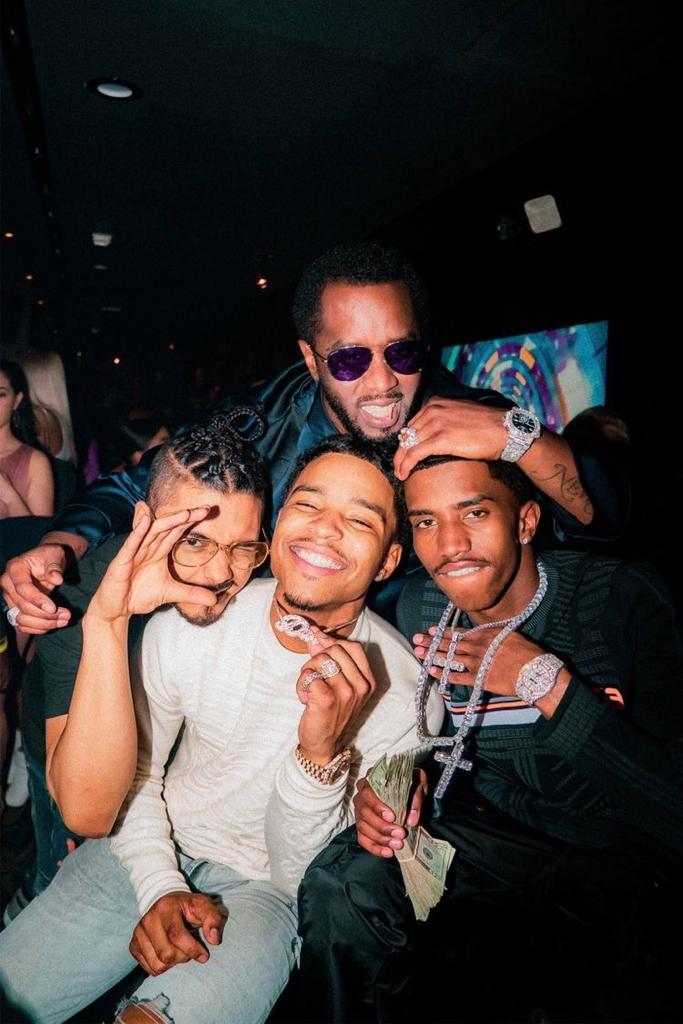
#> input picture IMG 4.jpeg, 683 x 1024 px
$ python DetectFace.py
#> lines starting #> are read from the running program, lines starting #| are printed output that depends on the picture; after the words box and inside, x2 and y2 are one past the last pixel; in counts of white or black regions, pixels touching at a corner belong together
import cv2

# Load the image
img = cv2.imread('IMG 4.jpeg')
#> img is the input picture: shape (1024, 683, 3); mean B, G, R 54.8, 57.3, 66.9

# Convert the image to grayscale
gray = cv2.cvtColor(img, cv2.COLOR_RGB2GRAY)
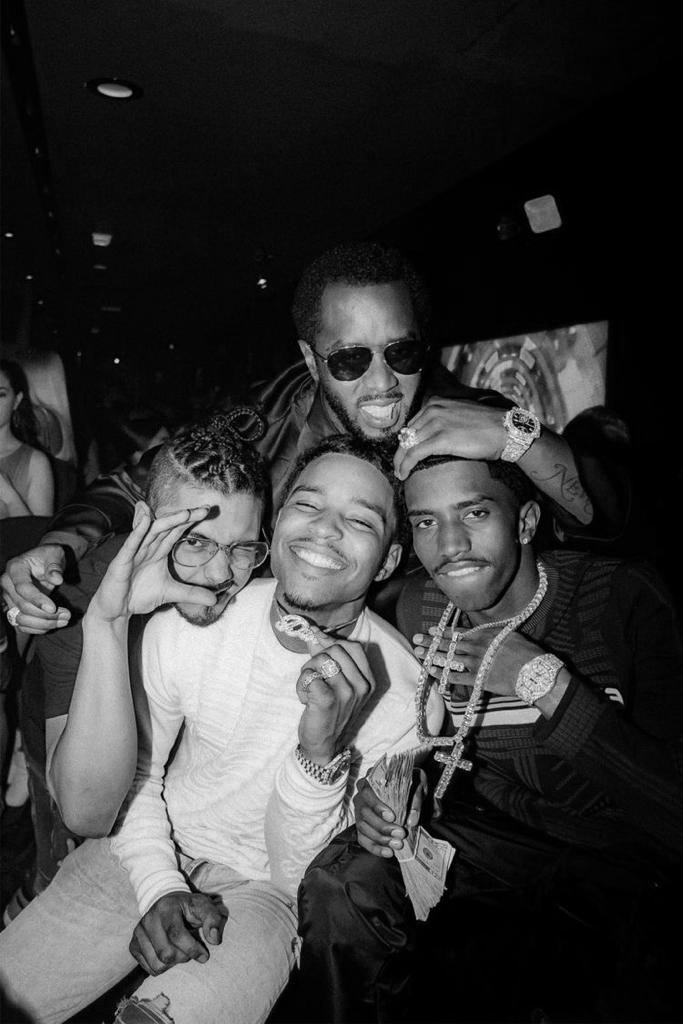
#> gray: shape (1024, 683); min 0, max 253, mean 57.7

# Load the face detection classifier
face_cascade = cv2.CascadeClassifier('haarcascade_frontalface_default.xml')

# Detect faces in the image
faces = face_cascade.detectMultiScale(gray, scaleFactor=1.1, minNeighbors=5)
#> faces = [[194, 916, 27, 27], [394, 471, 119, 119], [172, 513, 96, 96], [313, 308, 129, 129], [265, 461, 140, 140]]

# Draw a rectangle around each detected face
for (x, y, w, h) in faces:
    cv2.rectangle(img, (x, y), (x+w, y+h), (0, 255, 0), 2)
#> this loop made 5 passes
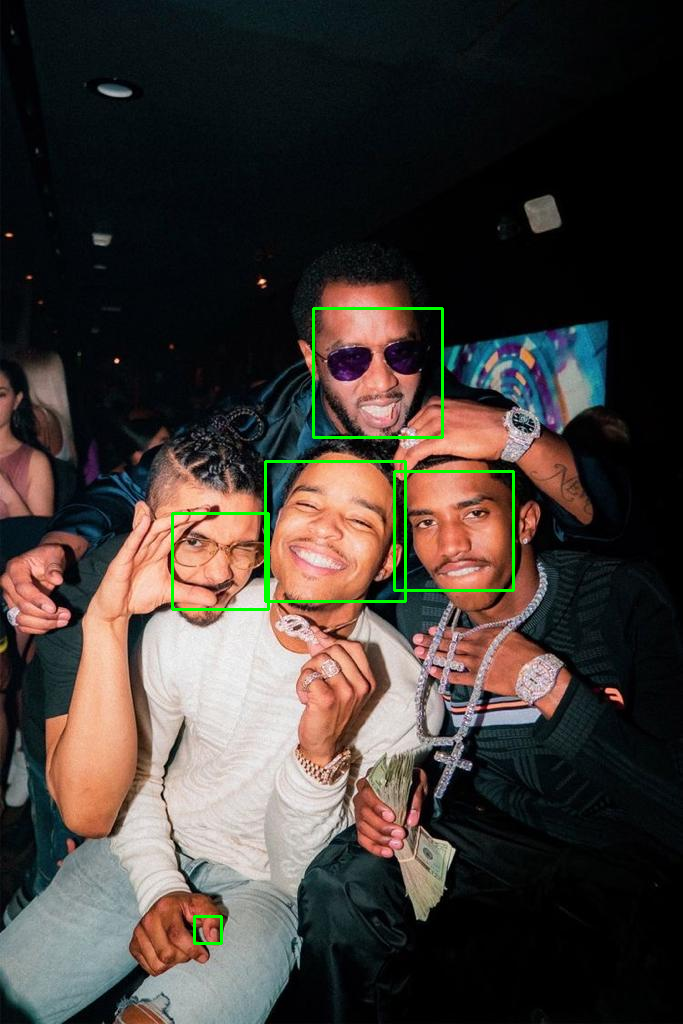
#> img: shape (1024, 683, 3); 0.87% of pixels changed, all inside (x1, y1, x2, y2) = (171, 307, 515, 945)

# Display the output image
cv2.imshow('IMG 4.jpeg', img)
cv2.waitKey(0)
cv2.destroyAllWindows()

$ run again, with IMG 1.jpeg copied over IMG 4.jpeg
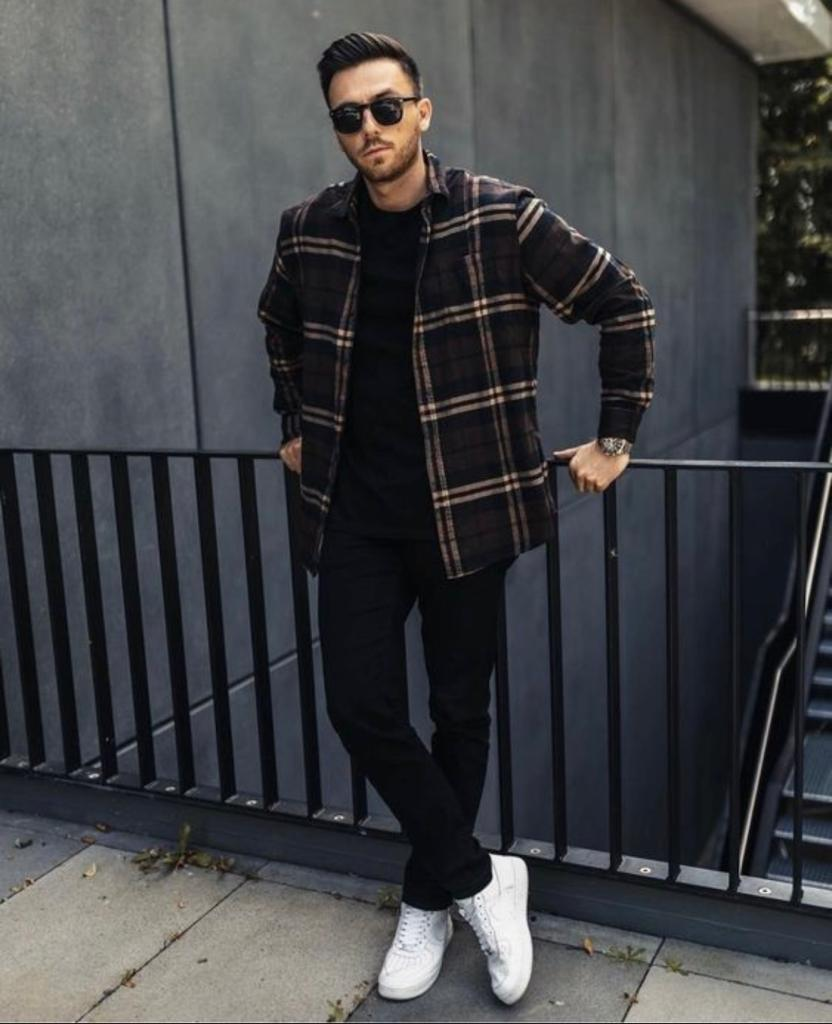
#> input picture IMG 1.jpeg, 832 x 1024 px
#> img is the input picture: shape (1024, 832, 3); mean B, G, R 70, 67.2, 66.2
#> faces = [[302, 64, 133, 133]]
#> the loop `for (x, y, w, h) in faces:` made 1 pass
#> after the loop `for (x, y, w, h) in faces:`:
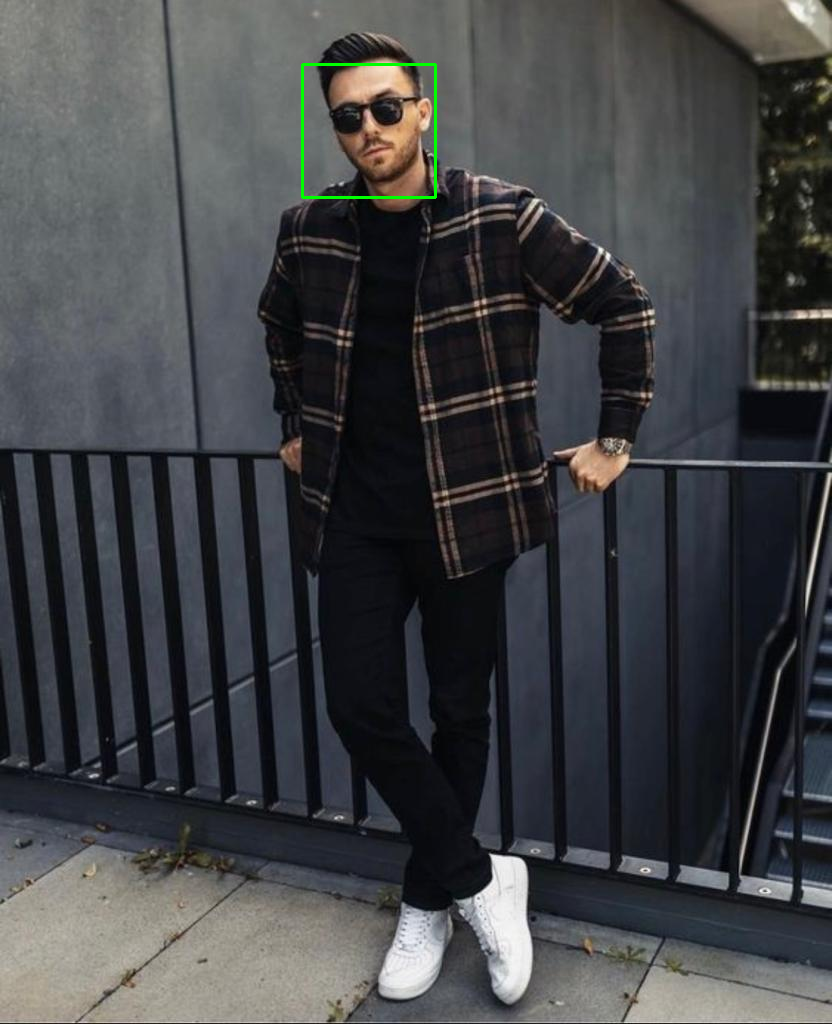
#> img: shape (1024, 832, 3); 0.19% of pixels changed, all inside (x1, y1, x2, y2) = (301, 63, 437, 199)
